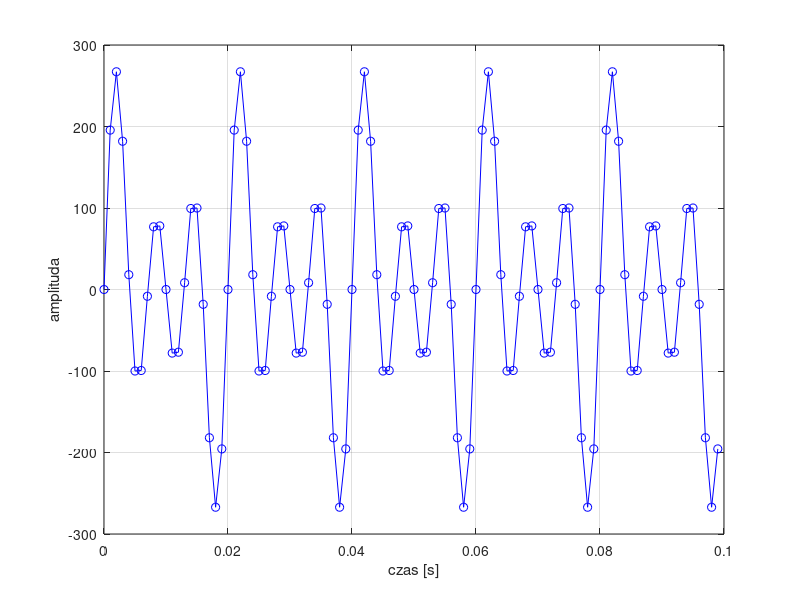
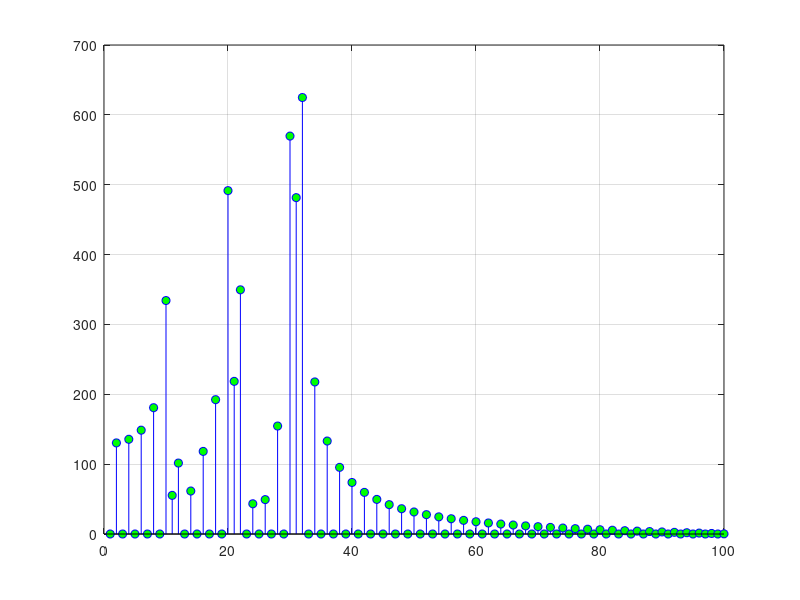
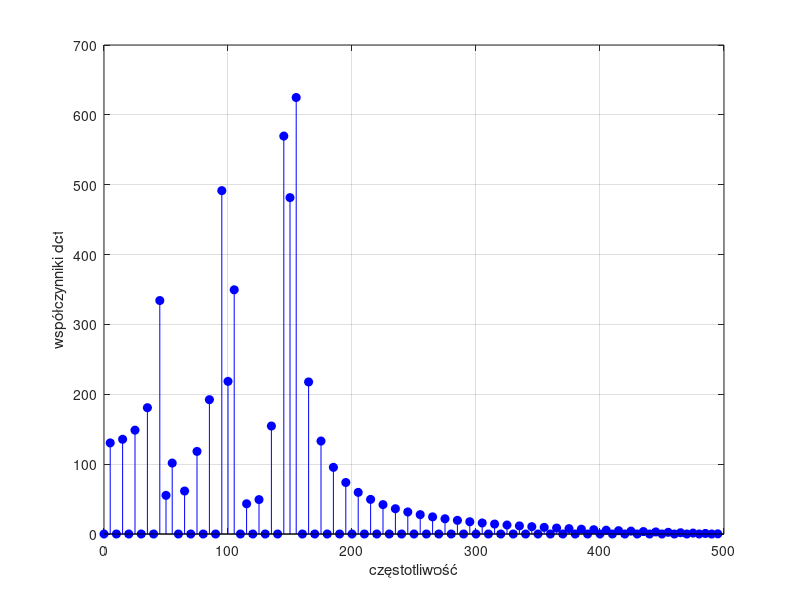
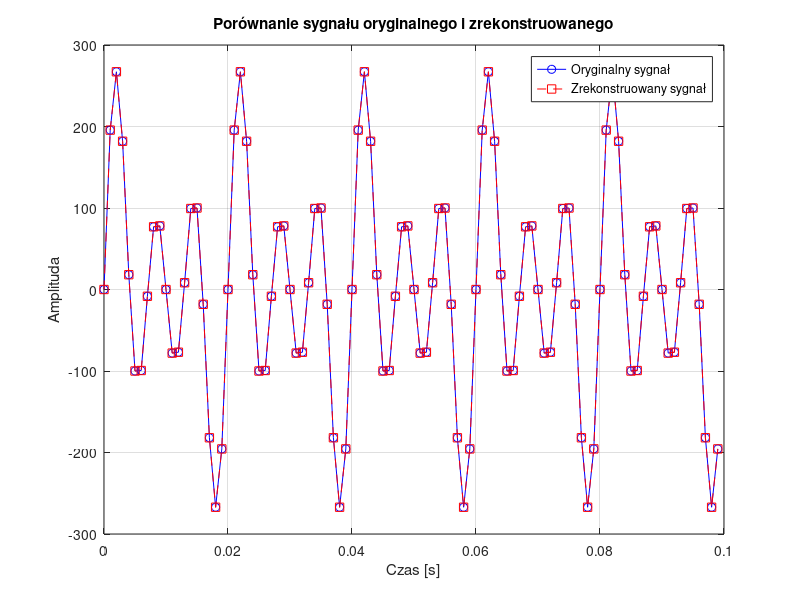

Recreate these plots in MATLAB, in order.
clear all;
close all;
N=100;
fs=1000;

f1=50;
f2=100;
% % f2=105;
f3=150;
% f1 = f1 + 2.5;
% f2 = f2 + 2.5;
% f3 = f3 + 2.5;

A1=50;
A2=100;
A3=150;

t=0:1/fs:(N-1)/fs;

x=A1*sin(2*pi*t*f1) + A2*sin(2*pi*t*f2)+A3*sin(2*pi*t*f3);

figure;
plot(t,x,'b-o');
xlabel('czas [s]')
ylabel('amplituda')
grid on;

macierz_A=zeros(N,N);%tworzymy macierz do której będzie wpisywać nasze elementy

for k=0:N-1
    if k==0
        s=sqrt(1/N);
    else
        s=sqrt(2/N);
    end
    for n=0:N-1
        macierz_A(k+1,n+1)=s*cos(pi*(k/N)*(n+0.5));
    end
end

macierz_S=macierz_A';

% figure;
% for i = 1:N
%     clf; 
%     wiersz_A = macierz_A(i, :); % i-ty wiersz macierzy A
%     kolumna_S = macierz_S(:, i)'; % i-ta kolumna macierzy S (transponowana do wiersza)
% 
%     % Rysowanie wykresu
%     plot(wiersz_A, 'b-o', 'DisplayName', sprintf('Wiersz A(%d,:)', i)); hold on;
%     plot(kolumna_S, 'r-s', 'DisplayName', sprintf('Kolumna S(:,%d)', i));
%     legend;
%     xlabel('Indeks');
%     ylabel('Wartość');
%     title(sprintf('Wiersz A(%d,:) i kolumna S(:,%d)', i, i));
%     grid on;
%     pause(0.5); 
% end

y=macierz_A*x';
figure;
n_2=1:N;
stem(n_2,abs(y),'bo','MarkerFaceColor','g')
grid on;

f=(0:N-1)*(fs/(2*N));
figure;
stem(f, abs(y),'bo','MarkerFaceColor','b')
xlabel('częstotliwość')
ylabel('współczynniki dct');
grid on;

disp('Niezerowe spółczynniki')
for i=1:N
    if abs(y(i))>1
        fprintf('f = %.2f Hz, y = %.2f\n', f(i), abs(y(i)));
    end
end
xr=macierz_S*y;
error=mean(abs(xr-x(:)));


disp(['bład rekonstrukcji :', num2str(error)])
figure;
plot(t, x, 'b-o', 'DisplayName', 'Oryginalny sygnał'); hold on;
plot(t, xr, 'r--s', 'DisplayName', 'Zrekonstruowany sygnał');
legend;
xlabel('Czas [s]');
ylabel('Amplituda');
grid on;
title('Porównanie sygnału oryginalnego i zrekonstruowanego');
